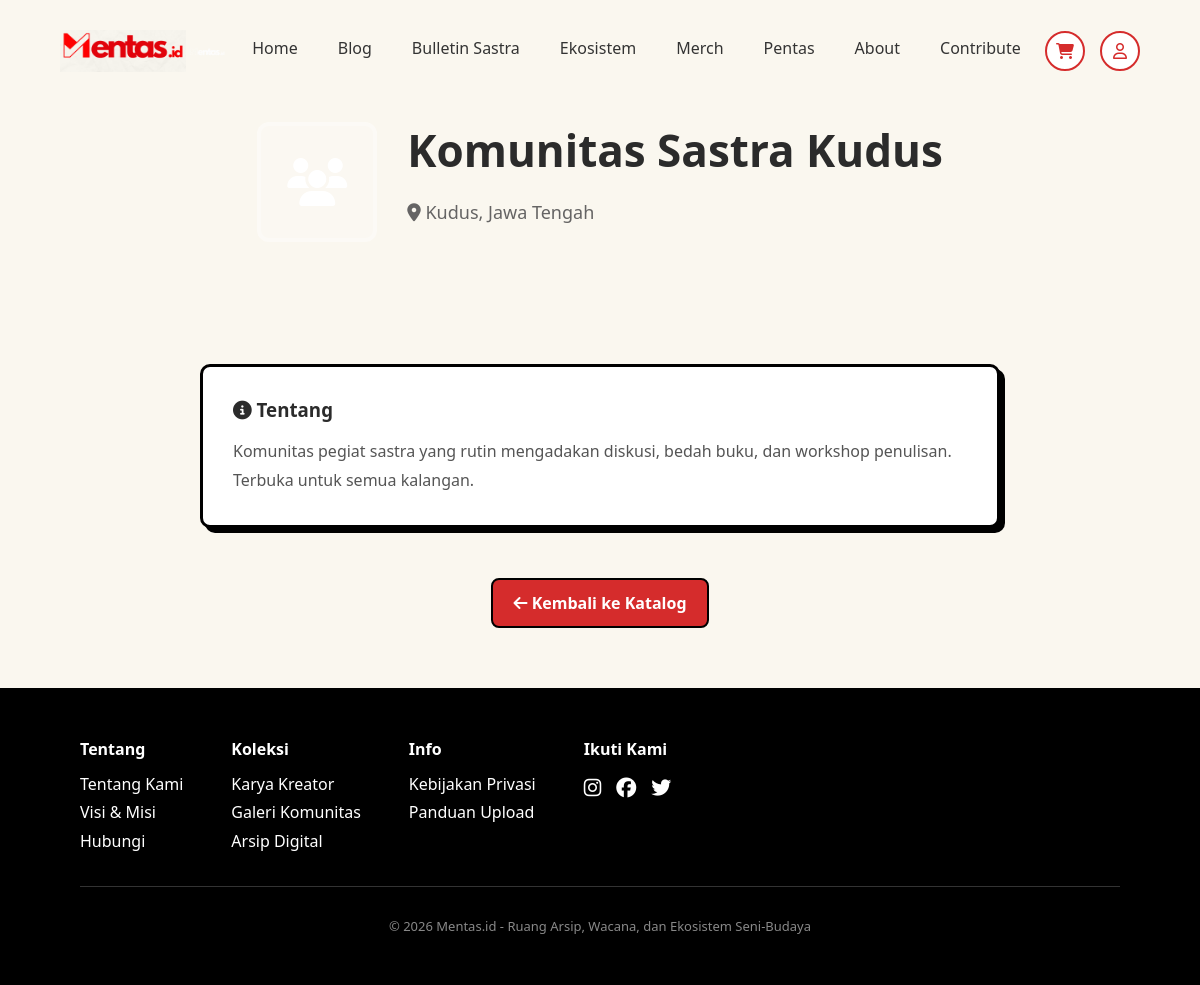
Screenshot of /katalog/detail/komunitas-sastra-kudus with the database file from the repository.
### tables this page shows
CREATE TABLE `communities` (
  `id` int NOT NULL,
  `name` varchar(255) NOT NULL,
  `slug` varchar(255) NOT NULL,
  `description` text,
  `image` varchar(255) DEFAULT NULL,
  `location` varchar(255) DEFAULT NULL,
  `contact` varchar(255) DEFAULT NULL,
  `website` varchar(255) DEFAULT NULL,
  `is_active` tinyint(1) DEFAULT '1',
  `created_at` timestamp NULL DEFAULT CURRENT_TIMESTAMP,
  `updated_at` timestamp NULL DEFAULT CURRENT_TIMESTAMP ON UPDATE CURRENT_TIMESTAMP
);

### app/controllers/KatalogController.php (called while the page is built, shortened)
<?php
class KatalogController extends Controller
{
    private $communityModel;
    public function __construct()
    {
        $this->communityModel = new Community();
    }
    public function detail($slug)
    {
        $community = $this->communityModel->findBySlug($slug);
        return $this->view('katalog/detail', ['community' => $community]);
    }
}

### public/index.php (called while the page is built, shortened)
<?php
require_once '../app/config/database.php';
require_once '../app/core/Database.php';
require_once '../app/models/Community.php';
$router = new Router();
$router->dispatch();

### app/core/Database.php (called while the page is built, shortened)
<?php
class Database
{
    private static $instance = null;
    private $pdo;
    private function __construct()
    {
        try {
            $dsn = "mysql:host=" . DB_HOST . ";dbname=" . DB_NAME . ";charset=" . DB_CHARSET;
            $options = [
                PDO::ATTR_ERRMODE => PDO::ERRMODE_EXCEPTION,
                PDO::ATTR_DEFAULT_FETCH_MODE => PDO::FETCH_ASSOC,
                PDO::ATTR_EMULATE_PREPARES => false,
            ];
            $this->pdo = new PDO($dsn, DB_USER, DB_PASS, $options);
        } catch (PDOException $e) {
            die("Database connection failed: " . $e->getMessage());
        }
    }
    public static function getInstance()
    {
        if (self::$instance === null) {
            self::$instance = new self();
        }
        return self::$instance;
    }
    public function queryOne($sql, $params = [])
    {
        $stmt = $this->pdo->prepare($sql);
        $stmt->execute($params);
        return $stmt->fetch();
    }
}

### app/models/Community.php (called while the page is built, shortened)
<?php
class Community
{
    private $db;
    public function __construct()
    {
        $this->db = Database::getInstance();
    }
    public function findBySlug($slug)
    {
        return $this->db->queryOne(
            "SELECT * FROM communities WHERE slug = ?",
            [$slug]
        );
    }
}

### app/views/katalog/detail.php (the view, shortened to what this page needs)
<section class="hero katalog-hero">
    <div class="hero-content katalog-hero-content">
        <?php if ($community['image']): ?>
            <img
                src="<?= BASE_URL ?>/<?= $community['image'] ?>"
                alt="<?= htmlspecialchars($community['name']) ?>"
                class="katalog-avatar"
            >
        <?php else: ?>
            <div class="katalog-avatar katalog-avatar-placeholder">
                <i class="fa-solid fa-users"></i>
            </div>
        <?php endif; ?>
        <div class="katalog-hero-text">
            <h1 class="katalog-title">
                <?= htmlspecialchars($community['name']) ?>
            </h1>
            <?php if ($community['location']): ?>
                <p class="katalog-location">
                    <i class="fa-solid fa-location-dot"></i>
                    <?= htmlspecialchars($community['location']) ?>
                </p>
            <?php endif; ?>
        </div>
    </div>
</section>
<section class="program-section katalog-detail-section">
    <div class="program-card katalog-card">
        <h3>
            <i class="fa-solid fa-info-circle"></i> Tentang
        </h3>
        <p class="katalog-description">
            <?= nl2br(htmlspecialchars($community['description'])) ?>
        </p>
    </div>
    <div class="katalog-footer">
        <a href="<?= BASE_URL ?>/katalog" class="btn-outline">
            <i class="fa-solid fa-arrow-left"></i> Kembali ke Katalog
        </a>
    </div>
</section>

### public/assets/css/mentas.css (style rules this page uses)
* { margin: 0; padding: 0; box-sizing: border-box; font-family: 'Segoe UI', sans-serif; }
html, body { overflow-x: hidden; max-width: 100%; }
html { height: 100%; }
body { background: #faf7ef; color: #2b2b2b; min-height: 100%; display: flex; flex-direction: column; }
.hero { padding: 190px 90px; display: flex; align-items: center; justify-content: center; text-align: center; }
.hero-content h1 { font-size: 44px; font-weight: 800; max-width: 700px; margin: auto; }
.hero-content p { margin: 20px auto; max-width: 550px; font-size: 18px; }
.program-section { display: flex; justify-content: center; gap: 40px; padding: 60px 80px; background: #faf7ef; }
.program-card { background: #ffffff; padding: 30px; width: 300px; border-radius: 10px; border: 3px solid #000; box-shadow: 5px 5px 0 #000; transition: 0.25s ease; }
.program-card h3 { margin-bottom: 15px; }
.btn-outline { display: inline-block; padding: 12px 20px; border: 2px solid #000; text-decoration: none; color: #ffffff; font-weight: 600; border-radius: 8px; background: #d52c2c; }

### public/assets/css/katalog.css (style rules this page uses)
.katalog-hero { padding: 120px 60px 60px; }
.katalog-hero-content { display: flex; align-items: center; gap: 30px; flex-wrap: wrap; justify-content: center; }
.katalog-hero-text { text-align: left; }
.katalog-title { font-size: 32px; margin-bottom: 8px; }
.katalog-location { opacity: 0.9; font-size: 14px; color: #d52c2c; }
.katalog-avatar { width: 120px; height: 120px; border-radius: 12px; object-fit: cover; border: 4px solid rgba(255,255,255,0.3); }
.katalog-avatar-placeholder { background: rgba(255,255,255,0.2); display: flex; align-items: center; justify-content: center; }
.katalog-avatar-placeholder i { font-size: 3rem; color: #fff; }
.katalog-detail-section { flex-direction: column; align-items: center; gap: 30px; }
.katalog-card { width: 100%; max-width: 800px; }
.katalog-description { line-height: 1.8; margin-top: 15px; color: #555; }
.katalog-location { opacity: 0.9; font-size: 14px; color: #555; }
.katalog-footer { margin-top: 20px; text-align: center; }

### rows the page displays
communities: name "Komunitas Sastra Kudus", location "Kudus, Jawa Tengah", description "Komunitas pegiat sastra yang rutin mengadakan diskusi, bedah buku, dan workshop penulisan. Terbuka untuk semua kalangan."
